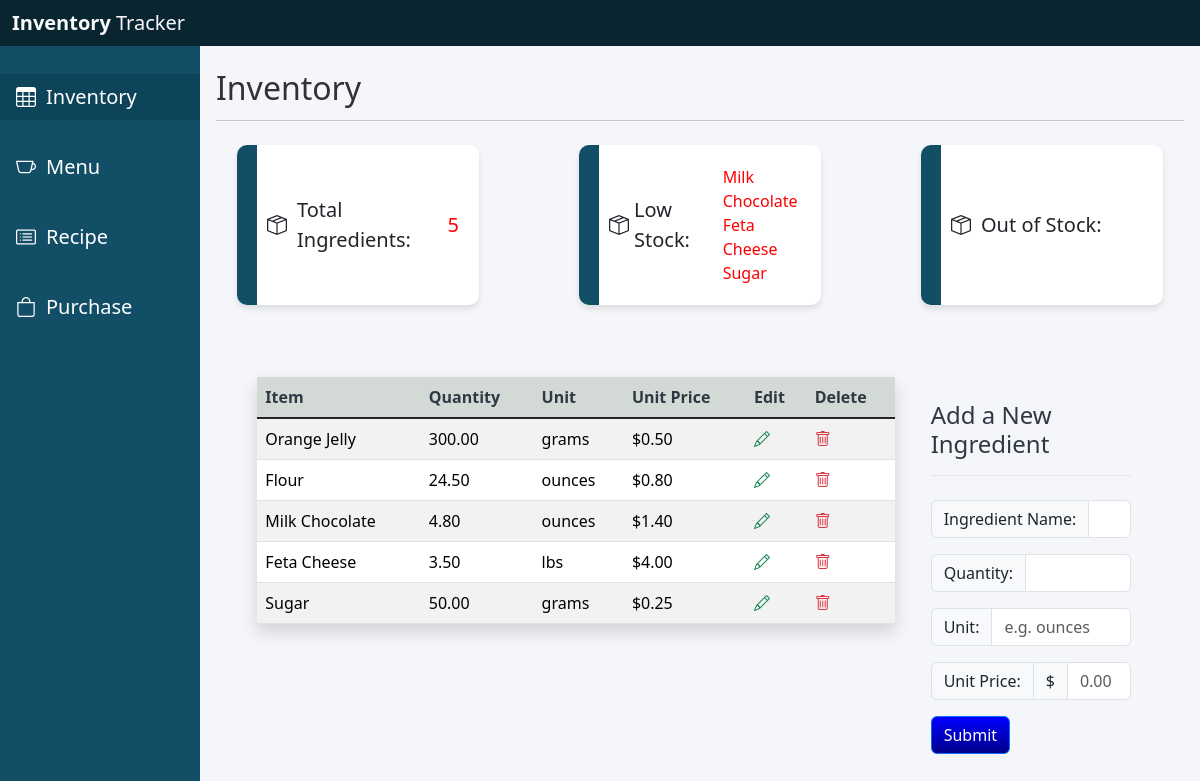
Before: /inventory/ingredients/ with the older database file.
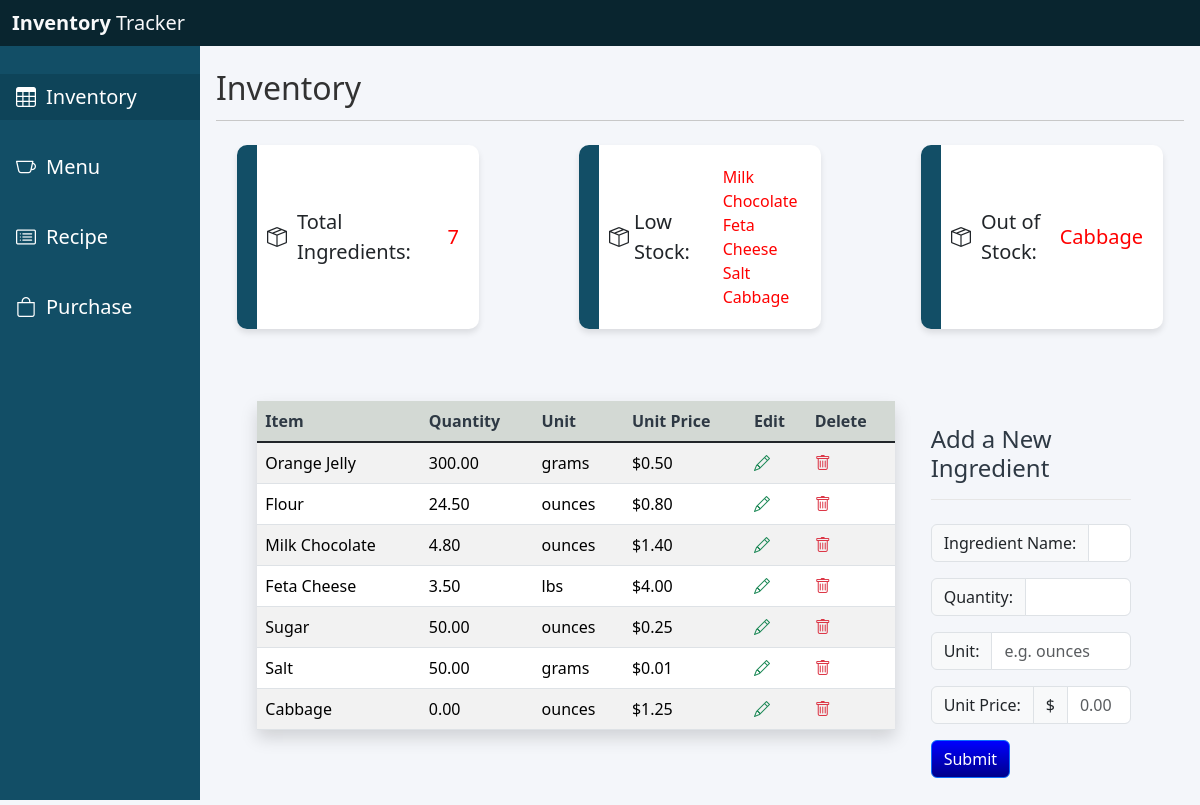
After: the same page with the newer database file.
### Inventory/models.py (models this page shows, shortened)
class Ingredient(models.Model):
    name = models.CharField(max_length=50)
    quantity = models.DecimalField(max_digits=10, decimal_places=2)
    unit = models.CharField(max_length=50)
    unit_price = models.DecimalField(max_digits=10, decimal_places=2)

### Inventory/views.py (the view)
# urls.py: path('ingredients/', InventoryView.as_view(), name='ingredients_list'),
class InventoryView(ListView):
    model = Ingredient
    template_name = 'inventory/inventory.html'
    context_object_name = 'ingredients'

### Inventory/templates/inventory/inventory.html (shortened to what this page needs)
<!DOCTYPE html>
<html lang="en">
<head>
    <link href="https://cdn.jsdelivr.net/npm/bootstrap@5.3.3/dist/css/bootstrap.min.css" rel="stylesheet">
    <link rel="stylesheet" href="https://cdn.jsdelivr.net/npm/bootstrap-icons@1.11.3/font/bootstrap-icons.min.css">
</head>
<body>
    <nav class="navbar navbar-dark fixed-top" style="background-color: #09252f">
        <div class="container-fluid d-flex justify-content-start align-items-center">
            <span class="text-light fs-5">
                <strong>Inventory</strong> Tracker
            </span>
        </div>
    </nav>
    <div class="container-fluid">
        <div class="row">
            <div class="col-md-2 g-0 fw-light" style="height: 100vh; background-color: #124E66">
                <nav class="nav flex-column" style="margin-top: 50px;">
                    <a class="nav-link active mt-4 mb-4 fs-5" style="color: white;" href="{% url 'ingredients_list' %}">
                        <i class="bi bi-table" style="margin-right: 10px;"></i>Inventory
                    </a>
                    <a class="nav-link mb-4 fs-5" style="color: white;" href="{% url 'menu_items' %}">
                        <i class="bi bi-cup" style="margin-right: 10px;"></i>Menu</a>
                    <a class="nav-link mb-4 fs-5" style="color: white;" href="{% url 'recipe_requirements' %}">
                        <i class="bi bi-card-list" style="margin-right: 10px;"></i>Recipe
                    </a>
                    <a class="nav-link fs-5" style="color: white;" href="{% url 'purchase_log' %}">
                        <i class="bi bi-bag" style="margin-right: 10px;"></i>Purchase
                    </a>
                </nav>
            </div>
            <div class="col mt-5 pt-3 p-3">
                <div class="mb-4 pb-2 fs-2" style="color: rgb(50,50,50); border-bottom: 1px solid rgb(200,200,200);">
                    Inventory
                </div>
                <div class="mb-5 container-fluid">
                    <div class="row justify-content-center">
                        <div id="boxes" class="d-flex col-md-3 align-items-center fs-5" style="margin-right: 100px;">
                            <i class="bi bi-box-seam" style="margin-right: 10px; margin-left: 10px;"></i>Total Ingredients: <span class="fs-5" style="color: red; margin-left: 15px;">{{ ingredients.count }}</span>
                        </div>
                        <div id="boxes" class="d-flex col-md-3 align-items-center fs-5" style="margin-right: 100px;">
                            <i class="bi bi-box-seam" style="margin-right: 5px; margin-left: 10px;"></i>Low Stock:
                            <div>
                                {% for ingredient in ingredients %}
                                    {% if ingredient.quantity <= 10 %}
                                        <div class="text-capitalize fs-6" style="margin-left: 15px; color: red;">{{ ingredient.name }}</div>
                                        {% elif ingredient.quantity <= 20 and ingredient.unit == "ounces" %}
                                        <div class="text-capitalize fs-6" style="margin-left: 15px; color: red;">{{ ingredient.name }}</div>
                                        {% elif ingredient.quantity <= 100 and ingredient.unit == "grams" %}
                                        <div class="text-capitalize fs-6" style="margin-left: 15px; color: red;">{{ ingredient.name }}</div>
                                    {% endif %}
                                {% endfor %}
                            </div>
                        </div>
                        <div id="boxes" class="d-flex col-md-3 align-items-center fs-5">
                            <i class="bi bi-box-seam" style="margin-right: 10px; margin-left: 10px;"></i>Out of Stock:
                            <div>
                                {% for ingredient in ingredients %}
                                    {% if ingredient.quantity <= 0 %}
                                        <div class="text-capitalize fs-5" style="margin-left: 15px; color: red;">{{ ingredient.name }}</div>
                                    {% endif %}
                                {% endfor %}
                            </div>
                        </div>
                    </div>
                </div>
                <div class="row justify-content-center">
                    <div class="col-md-8 mt-4">
                        <table class="shadow table table-striped" style="border: 1px solid rbg(230,230,230);">
                            <thead>
                                <tr>
                                    <th scope="col">Item</th>
                                    <th scope="col">Quantity</th>
                                    <th scope="col">Unit</th>
                                    <th scope="col">Unit Price</th>
                                    <th scope="col">Edit</th>
                                    <th scope="col">Delete</th>
                                </tr>
                            <tbody class="table-group-divider">
                                {% for ingredient in ingredients %}
                                <tr>
                                    <td class="text-capitalize">{{ ingredient.name }}</td>
                                    <td>{{ ingredient.quantity }}</td>
                                    <td>{{ ingredient.unit }}</td>
                                    <td>${{ ingredient.unit_price }}</td>
                                    <td>
                                        <a id="editIngredient" href="{% url 'edit_item' ingredient.id %}"
                                        onclick="alert('Edit {{ ingredient.name }}');"
                                        class="text-success me-2">
                                            <i class="bi bi-pencil"></i>
                                        </a>
                                    </td>
                                    <td>
                                        <a href="{% url 'delete_item' ingredient.id %}" onclick="if(confirm('Are you sure you want to delete this item?')) { alert('{{ ingredient.name }} deleted'); }"
                                        class="text-danger">
                                            <i class="bi bi-trash"></i>
                                        </a>
                                    </td>
                                </tr>
                                {% endfor %}
                            </tbody>
                        </table>
                    </div>
                    <div class="col-md-3 mt-4">
                        <div class="container" style="border-radius: 5px;">
                            <h4 class="d-flex justify-content-center mb-4 pt-4 pb-3" style="color: #2E3944; border-bottom: 1px solid rgb(230,230,230);">Add a New Ingredient</h4>
                            <form method="post" action="{% url 'add_ingredients' %}" class="row row-cols-lg-auto g-3 align-items-center">
                                <div class="col-12">
                                    <div class="input-group">
                                        <span class="input-group-text">Ingredient Name:</span>
                                        <input type="text" id="name" name="name" class="form-control" required>
                                    </div>
                                </div>
                                <div class="col-12">
                                    <div class="input-group">
                                        <span class="input-group-text">Quantity:</span>
                                        <input type="decimal" id="quantity" name="quantity" class="form-control" required>
                                    </div>
                                </div>
                                <div class="col-12">
                                    <div class="input-group">
                                        <span class="input-group-text">Unit:</span>
                                        <input type="text" id="unit" name="unit" class="form-control" placeholder="e.g. ounces" required>
                                    </div>
                                </div>
                                <div class="col-12">
                                    <div class="input-group">
                                        <span class="input-group-text">Unit Price:</span>
                                        <span class="input-group-text">$</span>
                                        <input type="decimal" id="unit_price" name="unit_price" class="form-control" placeholder="0.00" required>
                                    </div>
                                </div>
                                <div class="col-12 mb-4">
                                    <button type="submit" class="btn btn-primary" style="background: linear-gradient(blue,darkblue);">Submit</button>
                                </div>
                            </form>
                        </div>
                    </div>
                </div>
            </div>
        </div>
    </div>
</body>
</html>

### Inventory/templates/inventory/inventory.html (style rules this page uses)
body { background-color: rgb(244, 246, 250); display: flex; }
.active { background-color: #0e4459; }
#boxes { padding: 20px; background-color: white; border-radius: 10px; box-shadow: 0px 4px 6px rgb(0,0,0,0.1); position: relative; }
#boxes::before { content: ""; top: 0; height: max-content; left: 0; height: 100%; position: absolute; width: 20px; background: #124E66; border-radius: 10px 0px 0px 10px; }
thead th { background-color: #D3D9D4 !important; color: #2E3944 !important; }

Changed rows visible on the page:
no longer on one of the page's lists (row edited): Ingredient: name "Sugar"
added Ingredient: name "Salt", quantity "50.00", unit "grams", unit_price "0.01"
added Ingredient: name "Cabbage", quantity "0.00", unit "ounces", unit_price "1.25"
changed Ingredient "Sugar": unit "grams" → "ounces"
Other visible differences:
{{ ingredients.count }}: "5" → "7"
